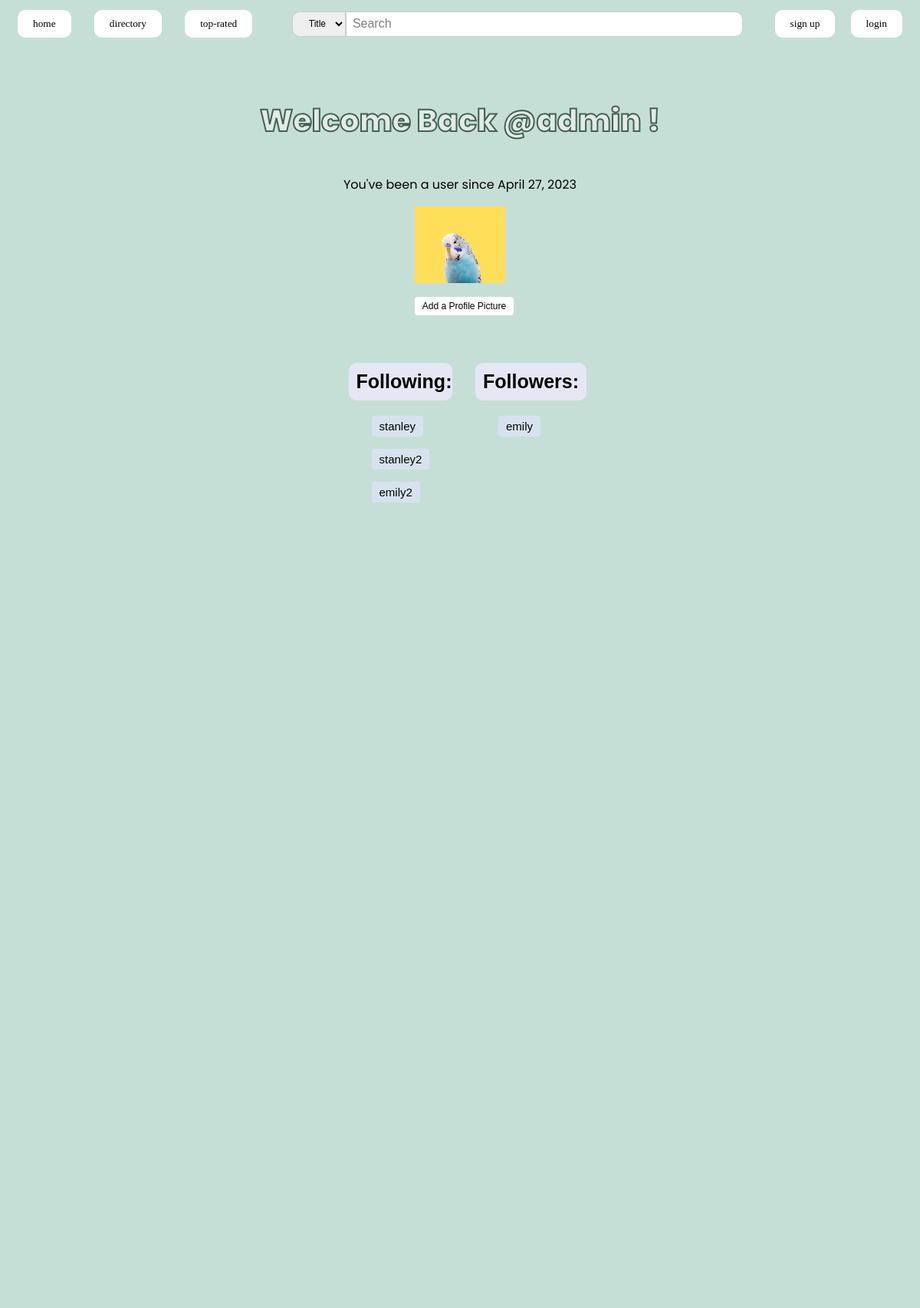
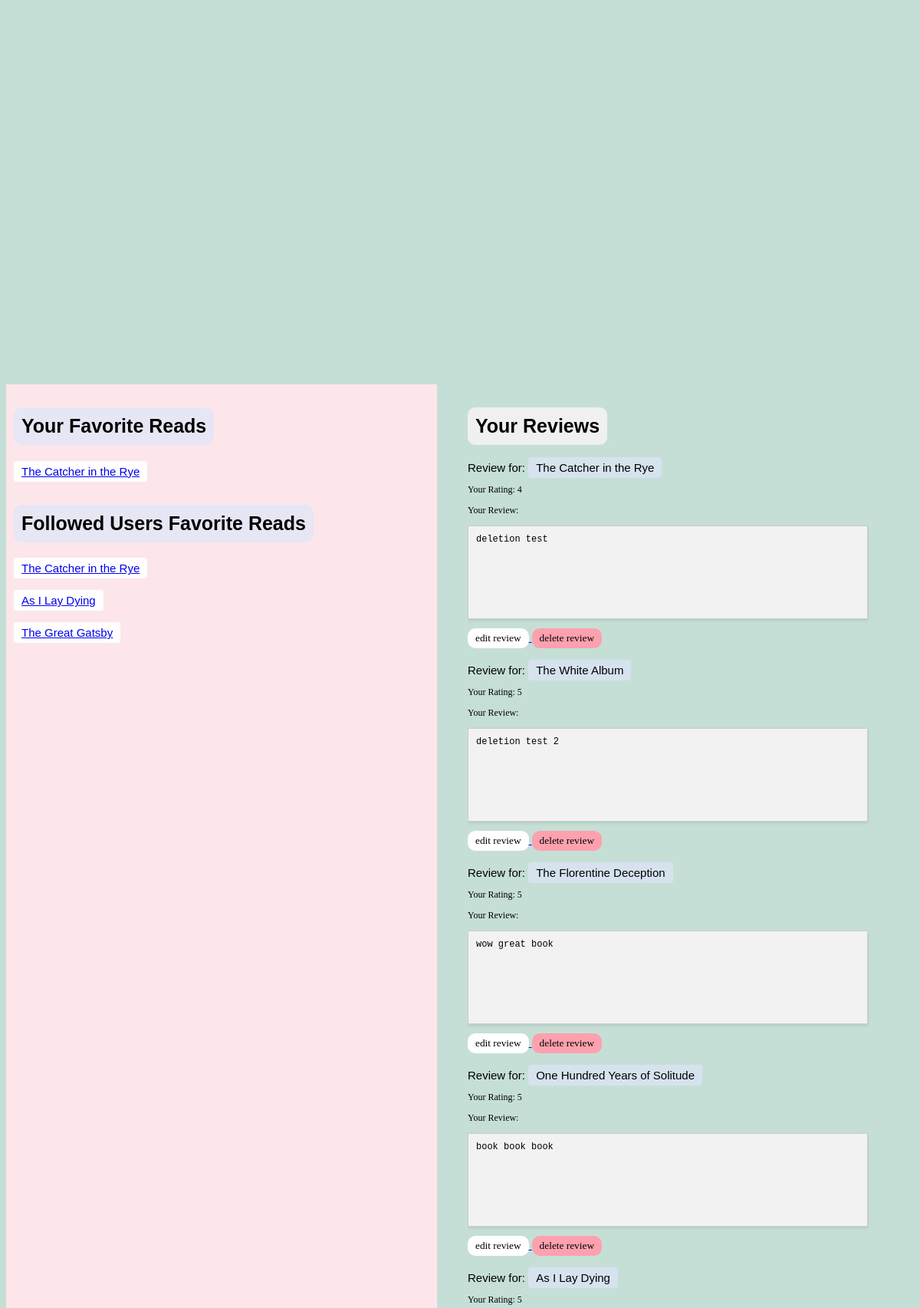
Page /profiles/1/page (upper part) on the committed database (2 pictures, top to bottom).
### profiles/models.py (models this page shows, shortened)
class UserProfile(models.Model):
    user = models.ForeignKey(User, on_delete=models.CASCADE, blank=True, default=0, related_name="profile")
    profile_picture = models.ImageField(upload_to='profile_pictures/', blank=True, null=True)
    favorite_books = models.ManyToManyField(Book, blank=True)
    followed_users = models.ManyToManyField("self", blank=True, related_name="following", symmetrical=False)
    follower_users = models.ManyToManyField("self", blank=True, related_name="followers", symmetrical=False)

### books/models.py (models this page shows, shortened)
class Book(models.Model):
    title = models.CharField(max_length=200, blank=False)
    author = models.CharField(max_length=200)
    pub_year = models.IntegerField(default=-1, blank=True)
    isbn = models.CharField(max_length=13, blank=True)
    olid = models.CharField(max_length=11, blank=True)

### reviews/models.py (models this page shows)
class Review(models.Model):
    user = models.ForeignKey(User, on_delete=models.CASCADE, blank=True)
    book = models.ForeignKey(Book, on_delete=models.CASCADE)
    rating = models.IntegerField(blank=False, default=0)
    text = models.CharField(blank=False,max_length=500)
    images = models.ImageField(upload_to='review_images/',blank=True)
    likes=models.ManyToManyField(User, related_name='liked_reviews', blank=True)
    dislikes=models.ManyToManyField(User, related_name='disliked_reviews', blank=True)

### profiles/views.py (the view)
# urls.py: path("<int:user_id>/page", views.user_profile, name="user-profile"),
def user_profile(request, user_id):
    profile_user = User.objects.get(pk=user_id)
    if profile_user is not None:
        try:
            profile = UserProfile.objects.filter(user=profile_user)[0]
        except:
            profile = UserProfile.objects.create(user=profile_user)
        reviews = Review.objects.filter(user=profile_user)
        followed_fav_books = set()
        for followed_user in profile.followed_users.all():
            for book in followed_user.favorite_books.all():
                if book not in followed_fav_books:
                    followed_fav_books.add(book)
        context =  {
            'profile_user': profile_user,
            'reviews': reviews,
            'profile': profile,
            'followed_fav_books': followed_fav_books,
        }
        return render(request, 'profiles/user-profile.html', context)
    return None

### templates/profiles/user-profile.html (shortened to what this page needs)
{% extends "base.html" %}
{% block content %}
    <h2 class = "user-back">Welcome Back @{{profile_user.username}} !</h2>
    <p class = "date-userhood">You've been a user since {{profile_user.date_joined.date}}</p>
    <p class = "profile-things">
      {% if profile.profile_picture %}
        <img src="{{ MEDIA_URL }}{{ profile.profile_picture }}" alt="Profile Picture" style="width: 10%; height: 100%; margin-left: 45%;">
      {% endif %}
      <form method="post" enctype="multipart/form-data">
          <a class = "add-pfp" href="{% url 'profiles:upload_profile_picture' profile_user.id %}">Add a Profile Picture </a>
      </form>
    </p>
    <div class="ff-cont">
      <div class="lsection">
        <h2 class="header-1">Following:</h2>
        {% for followed_user in profile.followed_users.all %}
          <p><a class="user-title" href="{% url 'profiles:profile' followed_user.user_id %}">{{ followed_user.user.username }}</a></p>
        {% empty %}
          <p>None</p>
        {% endfor %}
      </div>
      <div class="rsection">
        <h2 class="header-1">Followers:</h2>
        {% for follower in profile.follower_users.all %}
          <p><a class="user-title" href="{% url 'profiles:profile' follower.user_id %}">{{ follower.user.username }}</a></p>
        {% empty %}
          <p>None</p>
        {% endfor %}
      </div>
    </div>
    <div class="grid-container">
        <div class="left-s">
          <h2 class="header-1">Your Favorite Reads</h2>
          {% for book in profile.favorite_books.all %}
          <p class="my-fav-book"><a href="{% url 'books:view_book' book.id %}">{{ book.title }}</a></p>
          {% empty %}
          <p class="my-fav-book">No favorite books.</p>
          {% endfor %}
          <h2 class="header-1">Followed Users Favorite Reads</h2>
          {% for book in followed_fav_books %}
            <p class="my-fav-book"><a href="{% url 'books:view_book' book.id %}">{{ book.title }}</a></p>
          {% empty %}
            <p class="my-fav-book">No favorite books.</p>
          {% endfor %}
        </div>
        <div class="right-s">
          <h2 class="header-2">Your Reviews</h2>
          {% for review in reviews %}
          <div class="review-row">
            <div class="review-books">
              <b class="rev-for">Review for: <a class="rand-title" href="{% url 'books:view_book' review.book.id %}">{{review.book.title}}</a></b>
            </div>
            <div class="review-contents">
              <p class="rating-prof">Your Rating: {{review.rating}}</p>
              <p class="rating-prof">Your Review:</p>
              <p class="user-rev">{{review.text}}</p>
              <a href="{% url 'books:edit_review' review.book.id %}">
                <button type="edit-rev" class="edit-rev">Edit Review</button>
              </a>
              <a href="{% url 'books:edit_review' review.book.id %}">
                <button type="delete-rev" class="rev-button delete-button">Delete Review</button>
              </a>
            </div>
          </div>
          {% endfor %}
        </div>
      </div>
{% endblock %}

### static/css/stars.css (style rules this page uses)
:root { --star-color: #fff; --star-background: #fc0; }

### static/css/base.css (style rules this page uses)
body { background-color: #c6dfd6; }

### static/css/book.css (style rules this page uses)
.rev-button { display: inline-block; font-family: Verdana; text-transform: lowercase; color: black; background-color: white; padding: 5px 10px; border: none; border-radius: 10px; text-align: center; text-decoration: none; cursor: pointer; }
.user-rev { background-color: #f2f2f2; padding: 10px; border: 1px solid #ccc; box-shadow: 0 2px 4px rgba(0, 0, 0, 0.1); font-family: 'Courier New', Courier, monospace; font-size: 12px; max-width: 500px; min-height: 100px; }
.delete-button { background-color:rgb(253, 161, 175); }

### static/css/user_profile.css (style rules this page uses)
.user-back { text-align:center; -webkit-text-stroke: 2px #426053; font-family: 'Poppins'; font-style: normal; font-weight: 400; font-size: 50px; line-height: 75px; color: #e1ebe7; font-size: 40px; font-family:"Poppins", sans-serif; font-weight: 800; }
.date-userhood { font-family:"Poppins", sans-serif; text-align: center; }
.my-fav-book { margin-left:10px; padding: 5px 10px; background-color: white; color: black; text-decoration: none; border-radius: 4px; font-family:Verdana, Geneva, Tahoma, sans-serif; font-weight:normal; font-size: 15px; max-width:fit-content; }
.rev-for { font-family:Verdana, Geneva, Tahoma, sans-serif; font-weight:normal; font-size: 15px; }
.user-title { padding: 5px 10px; background-color: rgb(214, 227, 238); color: black; text-decoration: none; border-radius: 4px; font-family:Verdana, Geneva, Tahoma, sans-serif; font-weight:normal; font-size: 15px; max-width:fit-content; display: flex; justify-content: center; margin-left:40px; }
.rand-title { padding: 5px 10px; background-color: rgb(214, 227, 238); color: black; text-decoration: none; border-radius: 4px; font-family:Verdana, Geneva, Tahoma, sans-serif; font-weight:normal; font-size: 15px; max-width:fit-content; }
form { align-items: center; justify-content: center; }
.add-pfp { padding: 5px 10px; background-color: white; color: black; text-decoration: none; border-radius: 4px; font-family:Verdana, Geneva, Tahoma, sans-serif; font-weight:normal; font-size: 12px; max-width:fit-content; margin-left:45%; }
.grid-container { padding-top: 30px; display: grid; grid-template-columns: 1fr 1fr; gap: 20px; }
.left-s { flex: 1; margin-right: 20px; background-color: rgb(253, 230, 234); }
.right-s { flex: 1; height: 85vh; overflow: auto; }
.ff-cont { padding-top: 20px; display: grid; grid-template-columns: 1fr 1fr; gap: 20px; }
.lsection { flex: 1; margin-left: 75%; height: 40vh; overflow: auto; }
.rsection { flex: 1; height: 40vh; overflow: auto; }
.rating-prof { font-family:Verdana; font-size: 12px; }
.header-1 { padding:10px; font-family: 'Trebuchet MS', 'Lucida Sans Unicode', 'Lucida Grande', 'Lucida Sans', Arial, sans-serif; font-size: 25px; background-color: #e6e6f5; border-radius: 10px; max-width: fit-content; margin-top: 30px; margin-left:10px; }
.header-2 { padding:10px; font-family: 'Trebuchet MS', 'Lucida Sans Unicode', 'Lucida Grande', 'Lucida Sans', Arial, sans-serif; font-size: 25px; background-color: #F0F0F0; border-radius: 10px; max-width: fit-content; margin-top: 30px; }
.edit-rev { font-family: Verdana; text-transform: lowercase; color: black; background-color: white; padding: 5px 10px; border: none; border-radius: 10px; text-align: center; text-decoration: none; cursor: pointer; margin-bottom:20px; }

### rows in the picture
UserProfile: profile_picture (picture)
UserProfile: user.username "stanley"
UserProfile: user.username "stanley2"
UserProfile: user.username "emily2"
UserProfile: user.username "emily"
Book: title "The Catcher in the Rye"
Book: title "As I Lay Dying"
Book: title "The Great Gatsby"
Review: book "The Catcher in the Rye", rating "4", text "deletion test"
Review: book "The White Album", rating "5", text "deletion test 2"
Review: book "The Florentine Deception", rating "5", text "wow great book"
Review: book "One Hundred Years of Solitude", rating "5", text "book book book"
Review: book "As I Lay Dying", rating "5"

### other values in the picture
{{ profile_user.username }} "admin"
{{ profile_user.date_joined.date }} "April 27, 2023"
